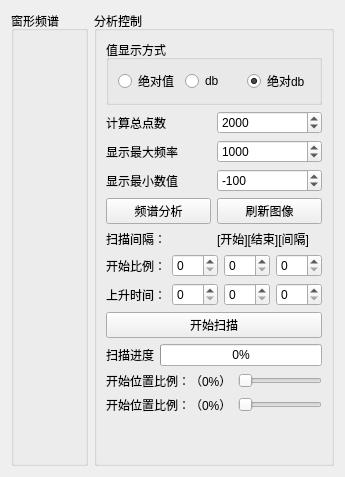
         <widget class="QWidget" name="tab_activeWndSpec">
          <attribute name="title">
           <string>激发调制窗频谱</string>
          </attribute>
          <layout class="QHBoxLayout" name="horizontalLayout_30">
           <item>
            <widget class="QGroupBox" name="groupBox_15">
             <property name="minimumSize">
              <size>
               <width>0</width>
               <height>0</height>
              </size>
             </property>
             <property name="title">
              <string>窗形频谱</string>
             </property>
             <layout class="QVBoxLayout" name="VLayout_ActiveFFTWndSpectrum_Cht"/>
            </widget>
           </item>
           <item>
            <widget class="QGroupBox" name="groupBox_12">
             <property name="minimumSize">
              <size>
               <width>0</width>
               <height>80</height>
              </size>
             </property>
             <property name="maximumSize">
              <size>
               <width>250</width>
               <height>16777215</height>
              </size>
             </property>
             <property name="title">
              <string>分析控制</string>
             </property>
             <layout class="QVBoxLayout" name="verticalLayout_11">
              <item>
               <widget class="QGroupBox" name="groupBox_13">
                <property name="minimumSize">
                 <size>
                  <width>0</width>
                  <height>0</height>
                 </size>
                </property>
                <property name="title">
                 <string>值显示方式</string>
                </property>
                <layout class="QHBoxLayout" name="horizontalLayout_26">
                 <item>
                  <widget class="QRadioButton" name="radioButton_ActiveWndFFTValType_AbsoluteVal">
                   <property name="text">
                    <string>绝对值</string>
                   </property>
                  </widget>
                 </item>
                 <item>
                  <widget class="QRadioButton" name="radioButton_ActiveWndFFTValType_db">
                   <property name="text">
                    <string>db</string>
                   </property>
                   <property name="checked">
                    <bool>false</bool>
                   </property>
                  </widget>
                 </item>
                 <item>
                  <widget class="QRadioButton" name="radioButton_ActiveWndFFTValType_AbsDb">
                   <property name="text">
                    <string>绝对db</string>
                   </property>
                   <property name="checked">
                    <bool>true</bool>
                   </property>
                  </widget>
                 </item>
                </layout>
               </widget>
              </item>
              <item>
               <layout class="QHBoxLayout" name="horizontalLayout_27">
                <item>
                 <widget class="QLabel" name="label_ActiveWndFFTShowPointCount">
                  <property name="text">
                   <string>计算总点数</string>
                  </property>
                 </widget>
                </item>
                <item>
                 <widget class="QSpinBox" name="SBox_ActiveWndFFTShowPointCount">
                  <property name="enabled">
                   <bool>true</bool>
                  </property>
                  <property name="maximum">
                   <number>100000</number>
                  </property>
                  <property name="singleStep">
                   <number>1</number>
                  </property>
                  <property name="value">
                   <number>2000</number>
                  </property>
                 </widget>
                </item>
               </layout>
              </item>
              <item>
               <layout class="QHBoxLayout" name="horizontalLayout_28">
                <item>
                 <widget class="QLabel" name="label_ActiveWndFFTShowMaxFreq">
                  <property name="text">
                   <string>显示最大频率</string>
                  </property>
                 </widget>
                </item>
                <item>
                 <widget class="QSpinBox" name="SBox_ActiveWndFFTShowMaxFreq">
                  <property name="enabled">
                   <bool>true</bool>
                  </property>
                  <property name="maximum">
                   <number>100000</number>
                  </property>
                  <property name="value">
                   <number>1000</number>
                  </property>
                 </widget>
                </item>
               </layout>
              </item>
              <item>
               <layout class="QHBoxLayout" name="horizontalLayout_29">
                <item>
                 <widget class="QLabel" name="label_ActiveWndFFTShowMinVal">
                  <property name="text">
                   <string>显示最小数值</string>
                  </property>
                 </widget>
                </item>
                <item>
                 <widget class="QSpinBox" name="SBox_ActiveWndFFTShowMinVal">
                  <property name="enabled">
                   <bool>true</bool>
                  </property>
                  <property name="minimum">
                   <number>-10000</number>
                  </property>
                  <property name="maximum">
                   <number>100000</number>
                  </property>
                  <property name="value">
                   <number>-100</number>
                  </property>
                 </widget>
                </item>
               </layout>
              </item>
              <item>
               <layout class="QHBoxLayout" name="horizontalLayout_35">
                <item>
                 <widget class="QPushButton" name="btn_GenActiveWndFFTGraph">
                  <property name="text">
                   <string>频谱分析</string>
                  </property>
                 </widget>
                </item>
                <item>
                 <widget class="QPushButton" name="btn_updateActiveWndFFTCht">
                  <property name="text">
                   <string>刷新图像</string>
                  </property>
                 </widget>
                </item>
               </layout>
              </item>
              <item>
               <layout class="QHBoxLayout" name="horizontalLayout_31">
                <item>
                 <widget class="QLabel" name="label_3">
                  <property name="text">
                   <string>扫描间隔：</string>
                  </property>
                 </widget>
                </item>
                <item>
                 <widget class="QLabel" name="label_2">
                  <property name="text">
                   <string>[开始][结束][间隔]</string>
                  </property>
                 </widget>
                </item>
               </layout>
              </item>
              <item>
               <layout class="QHBoxLayout" name="horizontalLayout_32">
                <item>
                 <widget class="QLabel" name="label_4">
                  <property name="text">
                   <string>开始比例：</string>
                  </property>
                 </widget>
                </item>
                <item>
                 <widget class="QSpinBox" name="spinBox"/>
                </item>
                <item>
                 <widget class="QSpinBox" name="spinBox_2"/>
                </item>
                <item>
                 <widget class="QSpinBox" name="spinBox_3"/>
                </item>
               </layout>
              </item>
              <item>
               <layout class="QHBoxLayout" name="horizontalLayout_33">
                <item>
                 <widget class="QLabel" name="label_5">
                  <property name="text">
                   <string>上升时间：</string>
                  </property>
                 </widget>
                </item>
                <item>
                 <widget class="QSpinBox" name="spinBox_4"/>
                </item>
                <item>
                 <widget class="QSpinBox" name="spinBox_5"/>
                </item>
                <item>
                 <widget class="QSpinBox" name="spinBox_6"/>
                </item>
               </layout>
              </item>
              <item>
               <widget class="QPushButton" name="btn_GenActiveWndFFTGraph_2">
                <property name="text">
                 <string>开始扫描</string>
                </property>
               </widget>
              </item>
              <item>
               <layout class="QHBoxLayout" name="horizontalLayout_38">
                <item>
                 <widget class="QLabel" name="label_8">
                  <property name="text">
                   <string>扫描进度</string>
                  </property>
                 </widget>
                </item>
                <item>
                 <widget class="QProgressBar" name="progressBar">
                  <property name="value">
                   <number>0</number>
                  </property>
                 </widget>
                </item>
               </layout>
              </item>
              <item>
               <layout class="QHBoxLayout" name="horizontalLayout_36">
                <item>
                 <widget class="QLabel" name="label_6">
                  <property name="text">
                   <string>开始位置比例：（0%）</string>
                  </property>
                 </widget>
                </item>
                <item>
                 <widget class="QSlider" name="horizontalSlider">
                  <property name="orientation">
                   <enum>Qt::Horizontal</enum>
                  </property>
                 </widget>
                </item>
               </layout>
              </item>
              <item>
               <layout class="QHBoxLayout" name="horizontalLayout_37">
                <item>
                 <widget class="QLabel" name="label_7">
                  <property name="text">
                   <string>开始位置比例：（0%）</string>
                  </property>
                 </widget>
                </item>
                <item>
                 <widget class="QSlider" name="horizontalSlider_2">
                  <property name="orientation">
                   <enum>Qt::Horizontal</enum>
                  </property>
                 </widget>
                </item>
               </layout>
              </item>
              <item>
               <spacer name="verticalSpacer">
                <property name="orientation">
                 <enum>Qt::Vertical</enum>
                </property>
                <property name="sizeHint" stdset="0">
                 <size>
                  <width>20</width>
                  <height>40</height>
                 </size>
                </property>
               </spacer>
              </item>
             </layout>
            </widget>
           </item>
          </layout>
         </widget>
